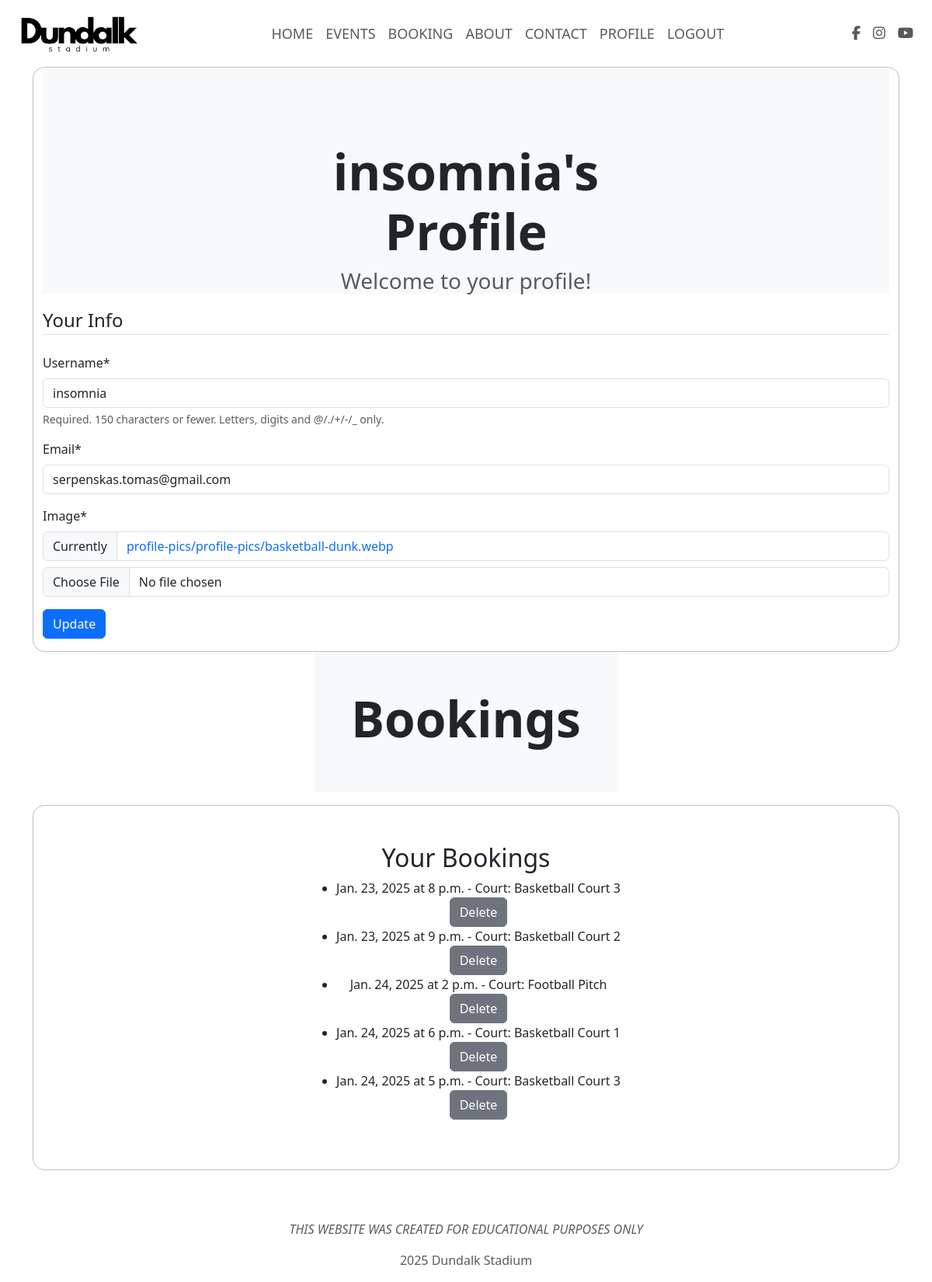
The page /profile/ (signed in) on the database as committed earlier.
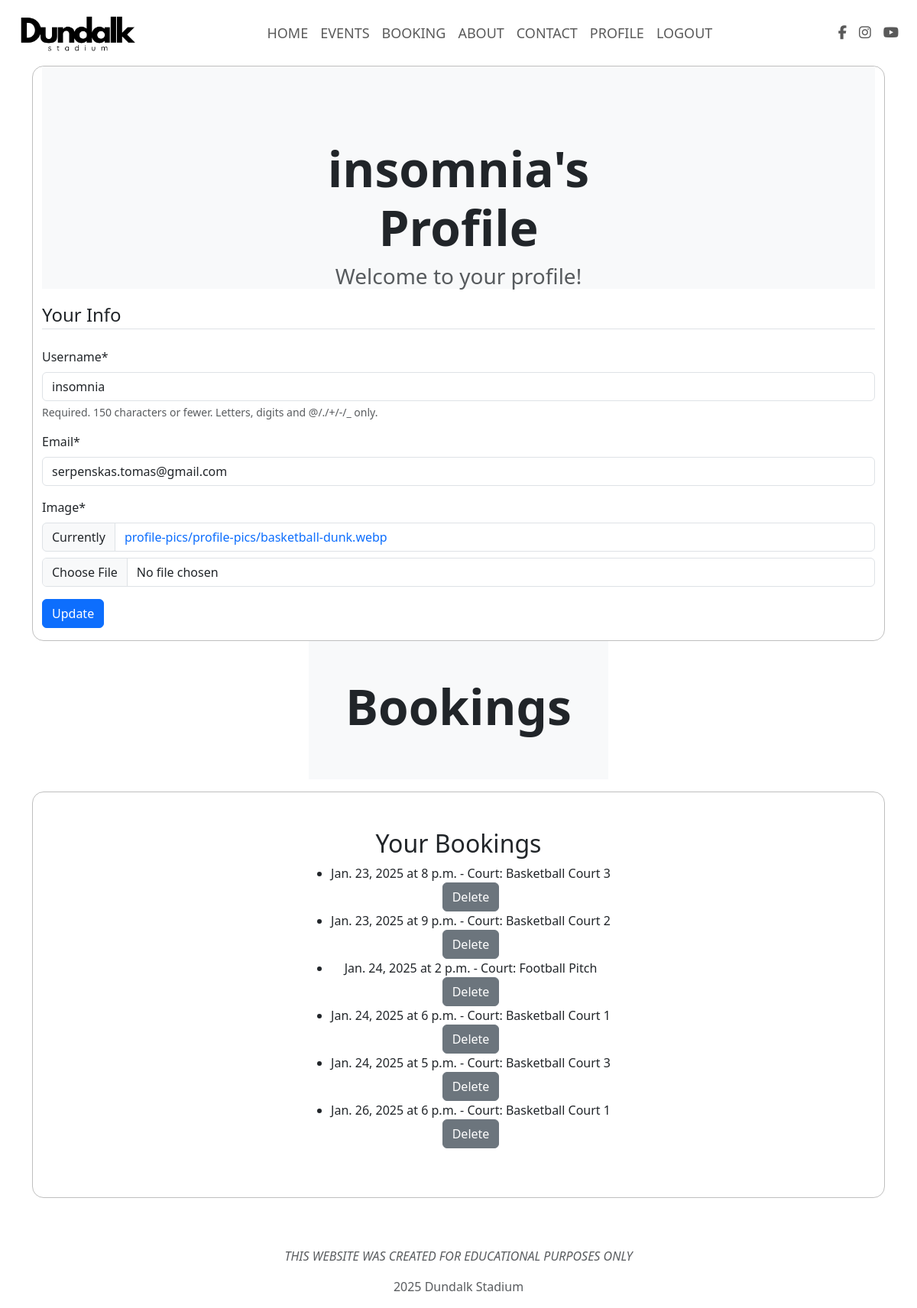
The same page on the database as committed later.
### users/models.py (models this page shows, shortened)
class Profile(models.Model):
    user = models.OneToOneField(User, on_delete=models.CASCADE, unique=True)
    image = models.ImageField(default='default.png', upload_to='profile-pics')

### booking/models.py (models this page shows, shortened)
class Booking(models.Model):
    court = models.ForeignKey(Court, on_delete=models.CASCADE)
    date = models.DateField()
    time_slot = models.TimeField()
    user = models.ForeignKey(User, on_delete=models.CASCADE)

class Court(models.Model):
    name = models.CharField(max_length=100)
    game_type = models.ForeignKey(GameType, on_delete=models.CASCADE)

### users/views.py (the view)
# urls.py: path('profile/', user_views.profile, name='profile'),
@login_required
def profile(request):
    if request.method == 'POST':
        u_form = UserUpdateForm(request.POST, instance=request.user)
        try:
            p_form = ProfileUpdateForm(request.POST, request.FILES, instance=request.user.profile)
        except Profile.DoesNotExist:
            p_form = ProfileUpdateForm(request.POST, request.FILES)
        if u_form.is_valid() and p_form.is_valid():
            u_form.save()
            p_form.save()
            messages.success(request, 'Successfully updated!')
            return redirect('profile')
    else:
        u_form = UserUpdateForm(instance=request.user)
        try:
            p_form = ProfileUpdateForm(instance=request.user.profile)
        except Profile.DoesNotExist:
            p_form = ProfileUpdateForm()
    user_bookings = Booking.objects.filter(user=request.user)
    context = {
        'u_form': u_form,
        'p_form': p_form,
        'title': 'Profile',
        'user': request.user,
        'user_bookings': user_bookings,
    }
    return render(request, 'users/profile.html', context)

### users/forms.py
class UserUpdateForm(forms.ModelForm):
    email = forms.EmailField()
    class Meta:
        model = User
        fields = ['username', 'email',]

class ProfileUpdateForm(forms.ModelForm):
    class Meta:
        model = Profile
        fields = ['image']

### users/templates/users/profile.html (shortened to what this page needs)
{% extends "fullsite/base.html" %}
{% load crispy_forms_tags %}
{% block content %}
<section class="container center" id="profile">
    <div class="container profile-container">
        <div class="text-center bg-body-tertiary">
            <div class="col-md-6 p-lg-5 py-4 mx-auto">
            </div>
            <div class="col-md-6 mx-auto">
                <h1 class="display-3 fw-bold">{{ user.username }}'s Profile</h1>
                <h3 class="fw-normal text-muted mb-3">Welcome to your profile!</h3>
            </div>
        </div>
        <form method="POST" enctype="multipart/form-data">
            <fieldset class="form-group">
                <legend class="border-bottom mb-4">Your Info</legend>
                {{ u_form|crispy }}
                {{ p_form|crispy }}
            </fieldset>
            <div class="form-group">
                <button class="btn btn-primary" type="submit">Update</button>
            </div>
        </form>
    </div>
    <div class="position-relative overflow-hidden text-center bg-body-tertiary">
        <div class="p-lg-5 mx-auto">
            <h1 class="display-3 fw-bold">Bookings</h1>
        </div>
    </div>
    <div class="container text-center  center profile-bookings my-3 p-lg-5 py-3">
        {% if user_bookings %}
            <h2>Your Bookings</h2>
            <ul>
                {% for booking in user_bookings %}
                    <li>
                        {{ booking.date }} at {{ booking.time_slot }} - Court: {{ booking.court.name }}
                            <form action="{% url 'delete_booking' booking.id %}" method="post" style="display:inline;">
                                <br>
                                <button class="btn btn-secondary gap-3" type="submit" onclick="return confirm('Are you sure you want to delete this booking?');">Delete</button>
                            </form>
                    </li>
                {% endfor %}
            </ul>
        {% else %}
            <p>You have no bookings.</p>
        {% endif %}
    </div>
</section>
{% endblock content %}

### website/templates/fullsite/base.html (shortened to what this page needs)
{% load static %}
<!DOCTYPE html>
<html lang="en">
<head>
    <link href="https://cdn.jsdelivr.net/npm/bootstrap@5.3.3/dist/css/bootstrap.min.css" rel="stylesheet"
>
    <link rel="stylesheet" href="{% static 'fullsite/main.css' %}">
</head>
<body class="d-flex flex-column min-vh-100">
    <nav class="navbar navbar-expand-lg sticky-top header">
        <div class="container-fluid">
            <a href="{% url 'home' %}">
                <img src="{% static 'img/dundalk.png' %}" alt="Logo" width="150" height="80"
                    class="navbar-brand img-fluid navbar-logo col">
            </a>
            <div class="collapse navbar-collapse flex-grow-0 navbar-middle col" id="navbarSupportedContent">
                <ul class="navbar-nav text-center">
                    <li class="nav-item">
                        <a class="nav-link" href="{% url 'home' %}">Home</a>
                    </li>
                    <li class="nav-item">
                        <a class="nav-link" href="{% url 'events' %}">Events</a>
                    </li>
                    <li class="nav-item">
                        <a class="nav-link" href="{% url 'booking' %}">Booking</a>
                    </li>
                    <li class="nav-item">
                        <a class="nav-link" href="{% url 'about' %}">About</a>
                    </li>
                    <li class="nav-item">
                        <a class="nav-link" href="{% url 'contact' %}">Contact</a>
                    </li>
                    {% if user.is_authenticated %}
                    <li class="nav-item">
                        <a class="nav-link" href="{% url 'profile' %}">Profile</a>
                    </li>
                    <li class="nav-item">
                        <a class="nav-link" href="{% url 'logout' %}">Logout</a>
                    </li>
                    {% endif %}
                </ul>
            </div>
            <div id="socials">
                <ul class="navbar-nav d-flex flex-row me-1 navbar-socials">
                    <li class="nav-item me-3 me-lg-0">
                        <a class="nav-link" href="#" target="_blank"><i class="fab fa-facebook-f"></i></a>
                    </li>
                    <li class="nav-item me-3 me-lg-0">
                        <a class="nav-link" href="#" target="_blank"><i class="fab fa-instagram"></i></a>
                    </li>
                    <li class="nav-item me-3 me-lg-0">
                        <a class="nav-link" href="#" target="_blank"><i class="fab fa-youtube"></i></a>
                    </li>
                </ul>
            </div>
        </div>
    </nav>
    {% block content %}{% endblock %}
    <footer class="mt-auto pt-5">
        <p class="text-center text-body-secondary"><i>THIS WEBSITE WAS CREATED FOR EDUCATIONAL PURPOSES ONLY</i></p>
        <p class="text-center text-body-secondary">2025 Dundalk Stadium</p>
    </footer>
</body>
</html>

### website/static/fullsite/main.css (style rules this page uses)
h2, h3, h4, h5 { font-family: "Playfair Display", Georgia, "Times New Roman", serif; }
body { min-height: 100vh; }
.nav-item { text-transform: uppercase; }
.navbar { width: 100%; }
.navbar-logo { margin-left: 15px; }
.navbar-middle, .navbar-socials { justify-content: flex-end; font-size: large; }
.header { background-color: #ffffffd5; display: grid; grid-auto-flow: column; grid-auto-columns: 1fr; }
.center { display: flex; flex-direction: column; justify-content: center; align-items: center; }
.profile-container { border: 1px solid rgba(128, 128, 128, 0.507); border-radius: 15px; }
.profile-bookings { border: 1px solid rgba(128, 128, 128, 0.507); border-radius: 15px; }
a { text-decoration: none; }
.grow img, div { transition: 1s ease; }
#booking p, h1, h2, h3, label { font-family: var(--bs-body-font-family); }

Rows that differ between the two databases and show on the page:
added Booking: date "Jan. 26, 2025", time_slot "6 p.m.", court.name "Basketball Court 1"
